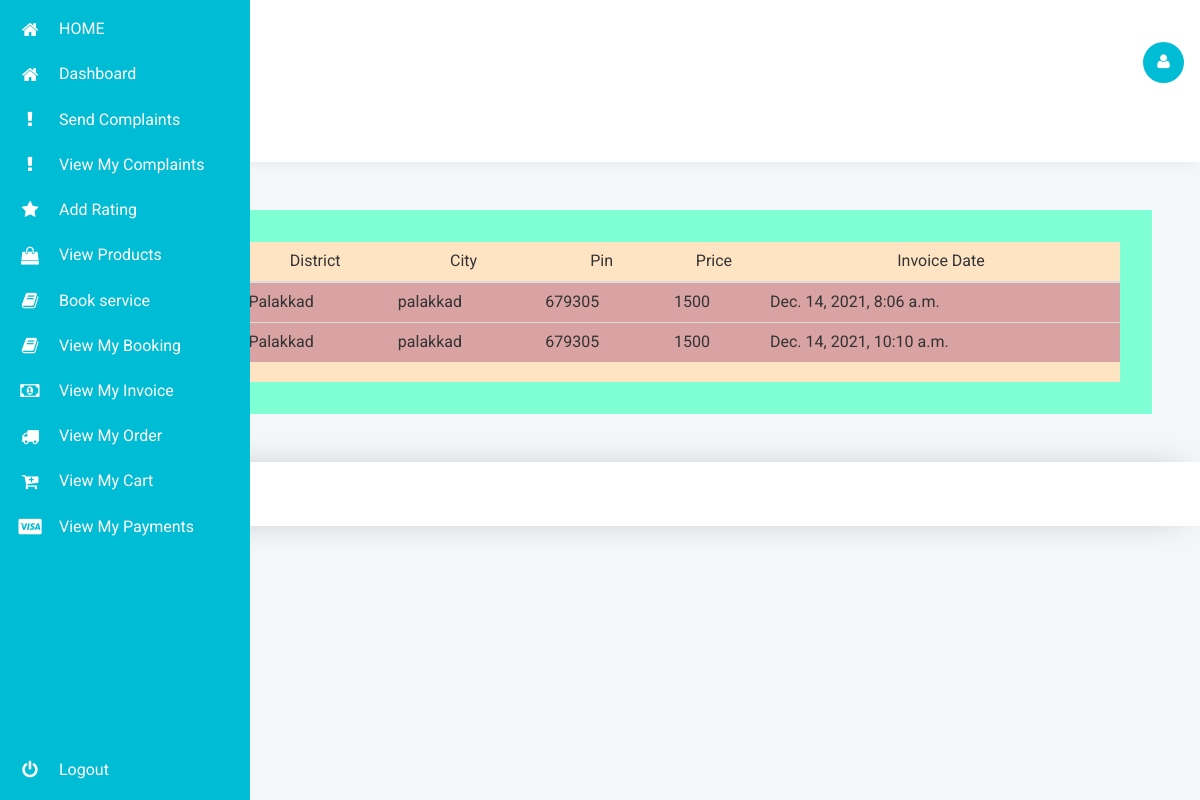
Page /invoices on the committed database.
### account/models.py (models this page shows, shortened)
class Invoice(models.Model):
    booking=models.ForeignKey(BookService,on_delete=models.CASCADE,null=True,blank=True)
    invoice_date=models.DateTimeField(auto_now_add=True)
    status=models.BooleanField(default=False)

class BookService(models.Model):
    user=models.ForeignKey(User,on_delete=models.CASCADE,null=True,blank=True)
    complaint=models.TextField()
    wanted_date=models.DateField(default=timezone.now)
    state=models.CharField(max_length=50)
    country=models.CharField(max_length=50)
    district=models.CharField(max_length=50)
    city=models.CharField(max_length=50)
    pin=models.IntegerField()
    accepted='accepted'
    pending='pending'
    rejected='rejected'
    statuses=[
        (accepted,'accepted'),
        (pending,'pending'),
        (rejected,'rejected')
    ]
    status=models.CharField(max_length=50,choices=statuses,default=pending)
    complete=models.BooleanField(default=False)
    price=models.IntegerField()
    date=models.DateTimeField(default=timezone.now)
    received=models.BooleanField(default=False)

### account/views.py (the view)
# urls.py: path('invoices',views.invoices,name='invoices'),
def invoices(request):
    all_invoices=Invoice.objects.all()
    return render(request,'view_invoices.html',{'invoices':all_invoices})

### account/templates/view_invoices.html
{% extends 'dashboard.html' %}
{% block content %}
<div class="table-responsive table-shadow" style="background-color: bisque;">
    {% if invoices %}
    <table class="table">
          <thead>
            <tr>
              <th scope="col">User</th>
              <th scope="col">District</th>
              <th scope="col">City</th>
              <th scope="col">Pin</th>
              <th scope="col">Price</th>
              <th scope="col">Invoice Date</th>
            </tr>
          </thead>
          <tbody>
              {% for i in invoices %}
            <tr style="background-color: #d9a3a3;">
              <td>{{ i.booking.user.username}}</td>
              <td>{{i.booking.district}}</td>
              <td>{{i.booking.city}}</td>
              <td>{{i.booking.pin}}</td>
              <td>{{i.booking.price}}</td>
              <td>{{ i.invoice_date }}</td>
            </tr>
            {% endfor %}
          </tbody>
    </table>
    {% else %}
    <span>No Leaves can be found...</span>
    {% endif %}
</div>
{% endblock %}

### account/static/css2/style.css (style rules this page uses)
html,body,div,span,applet,object,iframe,h1,h2,h3,h4,h5,h6,p,blockquote,pre,a,abbr,acronym,address,big,cite,code,del,dfn,em,img,ins,kbd,q,s,samp,small,strike,strong,sub,sup,tt,var,b,u,i,dl,dt,dd,ol,nav ul,nav li,fieldset,form,label,legend,table,caption,tbody,tfoot,thead,tr,th,td,article,aside,canvas,details,embed,figure,figcaption,footer,header,hgroup,menu,nav,output,ruby,section,summary,time,mark,audio,video { margin:0;padding:0;border:0;font-size:100%;font:inherit;vertical-align:baseline; }
table { border-collapse:collapse;border-spacing:0; }
body { font-family: 'Roboto Condensed', sans-serif; background: url(../images/bg40.jpg)no-repeat 0px 0px; background-size: cover; background-position:center; background-attachment:fixed; }

### rows in the picture
Invoice: booking.district "Palakkad", booking.city "palakkad", booking.pin "679305", booking.price "1500", invoice_date "Dec. 14, 2021, 8:06 a.m."
Invoice: booking.district "Palakkad", booking.city "palakkad", booking.pin "679305", booking.price "1500", invoice_date "Dec. 14, 2021, 10:10 a.m."
